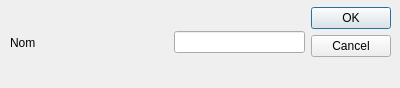
<?xml version="1.0" encoding="UTF-8"?>
<ui version="4.0">
 <class>newArbreDialog</class>
 <widget class="QDialog" name="newArbreDialog">
  <property name="geometry">
   <rect>
    <x>0</x>
    <y>0</y>
    <width>400</width>
    <height>88</height>
   </rect>
  </property>
  <property name="windowTitle">
   <string>Dialog</string>
  </property>
  <widget class="QWidget" name="">
   <property name="geometry">
    <rect>
     <x>10</x>
     <y>7</y>
     <width>381</width>
     <height>71</height>
    </rect>
   </property>
   <layout class="QHBoxLayout" name="horizontalLayout">
    <item>
     <widget class="QLabel" name="label">
      <property name="text">
       <string>Nom</string>
      </property>
     </widget>
    </item>
    <item>
     <spacer name="horizontalSpacer">
      <property name="orientation">
       <enum>Qt::Horizontal</enum>
      </property>
      <property name="sizeHint" stdset="0">
       <size>
        <width>40</width>
        <height>20</height>
       </size>
      </property>
     </spacer>
    </item>
    <item>
     <widget class="QLineEdit" name="nomArbre"/>
    </item>
    <item>
     <widget class="QDialogButtonBox" name="buttonBox">
      <property name="orientation">
       <enum>Qt::Vertical</enum>
      </property>
      <property name="standardButtons">
       <set>QDialogButtonBox::Cancel|QDialogButtonBox::Ok</set>
      </property>
     </widget>
    </item>
   </layout>
  </widget>
 </widget>
 <resources/>
 <connections>
  <connection>
   <sender>buttonBox</sender>
   <signal>accepted()</signal>
   <receiver>newArbreDialog</receiver>
   <slot>accept()</slot>
   <hints>
    <hint type="sourcelabel">
     <x>248</x>
     <y>254</y>
    </hint>
    <hint type="destinationlabel">
     <x>157</x>
     <y>274</y>
    </hint>
   </hints>
  </connection>
  <connection>
   <sender>buttonBox</sender>
   <signal>rejected()</signal>
   <receiver>newArbreDialog</receiver>
   <slot>reject()</slot>
   <hints>
    <hint type="sourcelabel">
     <x>316</x>
     <y>260</y>
    </hint>
    <hint type="destinationlabel">
     <x>286</x>
     <y>274</y>
    </hint>
   </hints>
  </connection>
 </connections>
</ui>
